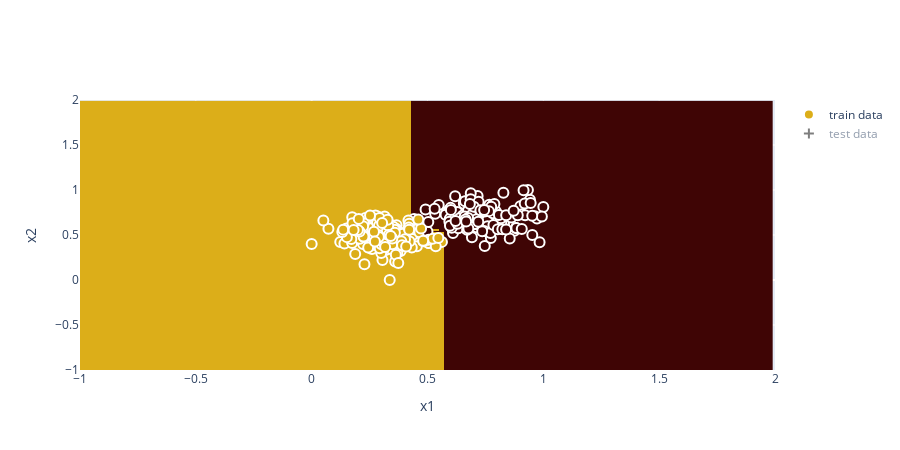

Here is the notebook cell this chart was saved with:
### Code cell
fig

### Figure 1 — Plotly figure (JSON) as saved in the notebook; plotly's stock layout.template omitted (floating-point values rounded to 4 significant figures; data arrays with more than 128 entries replaced by an {"elided": "..."} marker saying what was removed)
{"data": [{"colorscale": [[0, "rgb(63, 5, 5)"], [0.09091, "rgb(101, 6, 13)"], [0.1818, "rgb(138, 17, 9)"], [0.2727, "rgb(96, 95, 95)"], [0.3636, "rgb(119, 118, 118)"], [0.4545, "rgb(142, 141, 141)"], [0.5455, "rgb(166, 166, 165)"], [0.6364, "rgb(193, 192, 191)"], [0.7273, "rgb(222, 222, 220)"], [0.8182, "rgb(239, 248, 90)"], [0.9091, "rgb(230, 210, 41)"], [1, "rgb(220, 174, 25)"]], "showscale": false, "type": "heatmap", "x": {"elided": "150 float values"}, "y": {"elided": "150 float values"}, "z": {"elided": "150x150 int values"}}, {"marker": {"color": {"elided": "300 int values"}, "colorscale": [[0, "rgb(63, 5, 5)"], [0.09091, "rgb(101, 6, 13)"], [0.1818, "rgb(138, 17, 9)"], [0.2727, "rgb(96, 95, 95)"], [0.3636, "rgb(119, 118, 118)"], [0.4545, "rgb(142, 141, 141)"], [0.5455, "rgb(166, 166, 165)"], [0.6364, "rgb(193, 192, 191)"], [0.7273, "rgb(222, 222, 220)"], [0.8182, "rgb(239, 248, 90)"], [0.9091, "rgb(230, 210, 41)"], [1, "rgb(220, 174, 25)"]], "line": {"color": "white", "width": 2}, "size": 10}, "mode": "markers", "name": "train data", "showlegend": true, "type": "scatter", "x": {"elided": "300 float values"}, "y": {"elided": "300 float values"}}, {"marker": {"color": {"elided": "150 int values"}, "colorscale": [[0, "rgb(63, 5, 5)"], [0.09091, "rgb(101, 6, 13)"], [0.1818, "rgb(138, 17, 9)"], [0.2727, "rgb(96, 95, 95)"], [0.3636, "rgb(119, 118, 118)"], [0.4545, "rgb(142, 141, 141)"], [0.5455, "rgb(166, 166, 165)"], [0.6364, "rgb(193, 192, 191)"], [0.7273, "rgb(222, 222, 220)"], [0.8182, "rgb(239, 248, 90)"], [0.9091, "rgb(230, 210, 41)"], [1, "rgb(220, 174, 25)"]], "line": {"color": "white", "width": 2}, "size": 10, "symbol": "cross"}, "mode": "markers", "name": "test data", "showlegend": true, "type": "scatter", "visible": "legendonly", "x": {"elided": "150 float values"}, "y": {"elided": "150 float values"}}], "layout": {"height": 450, "xaxis": {"range": [-1, 2], "title": {"text": "x1"}}, "yaxis": {"range": [-1, 2], "title": {"text": "x2"}}}}
